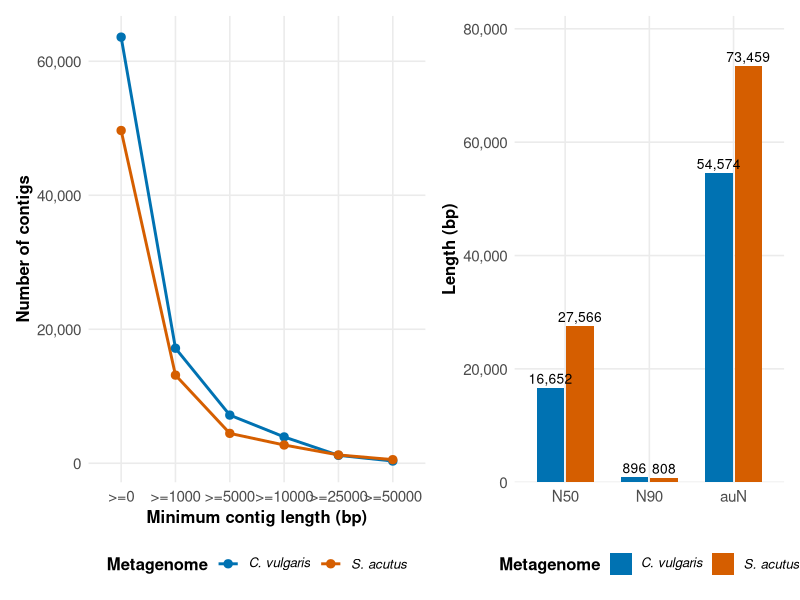
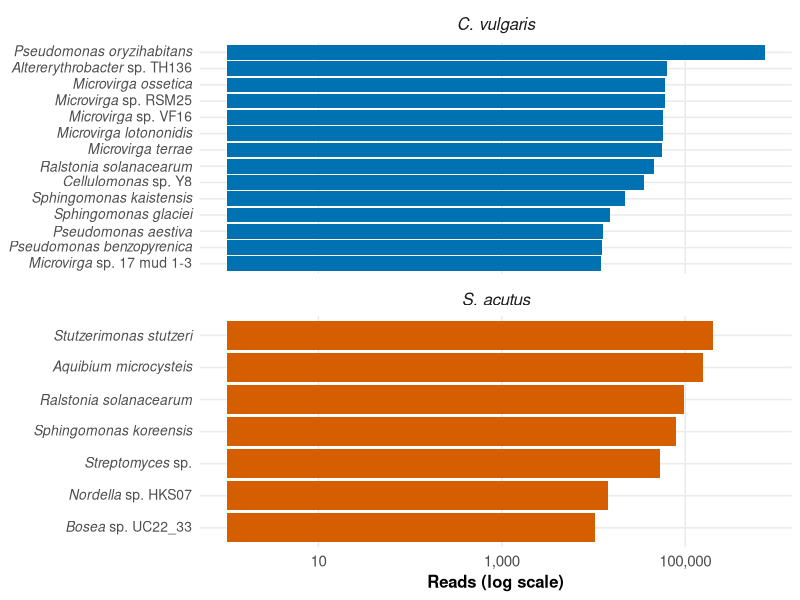
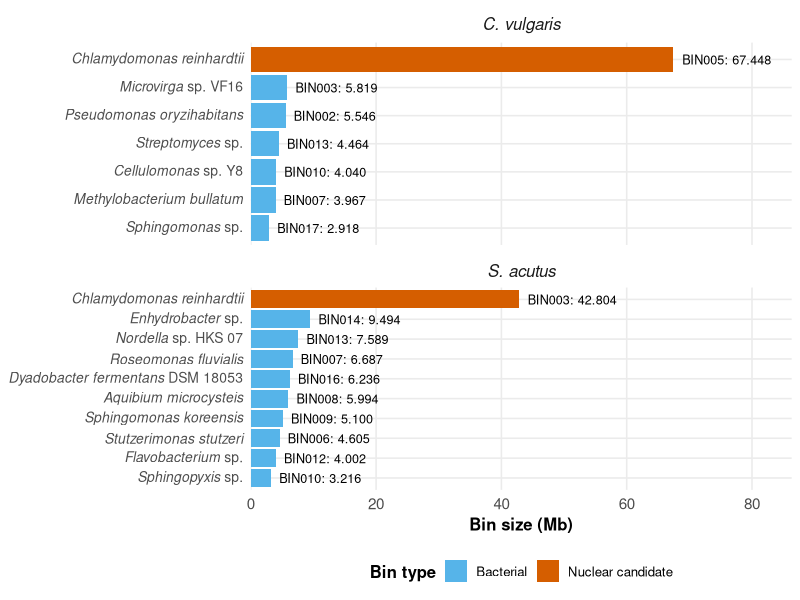
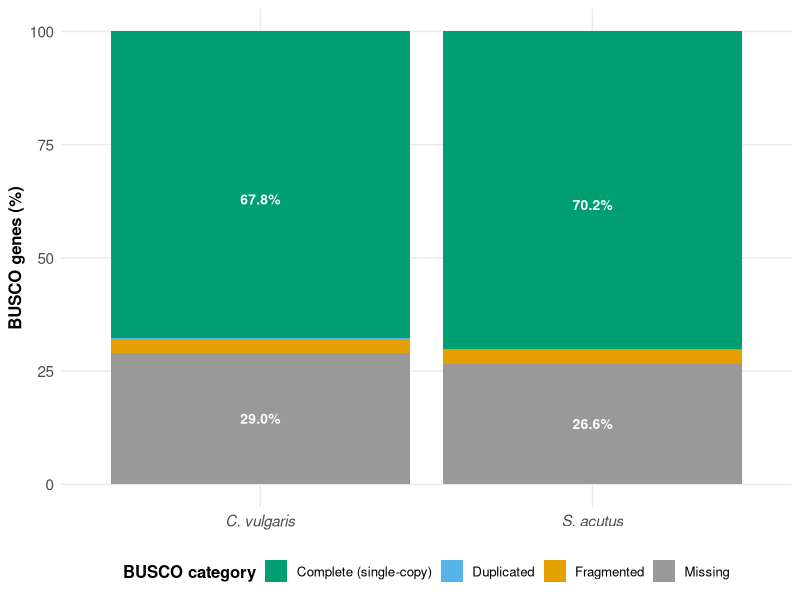
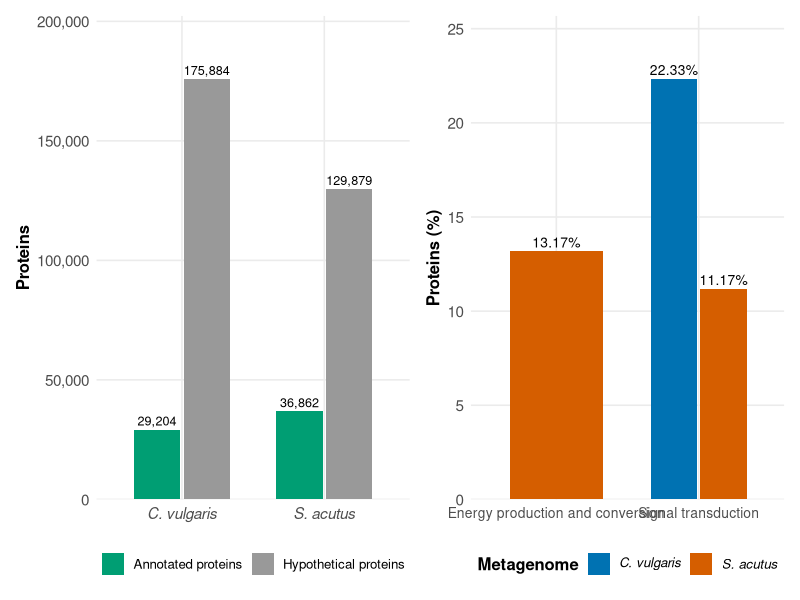
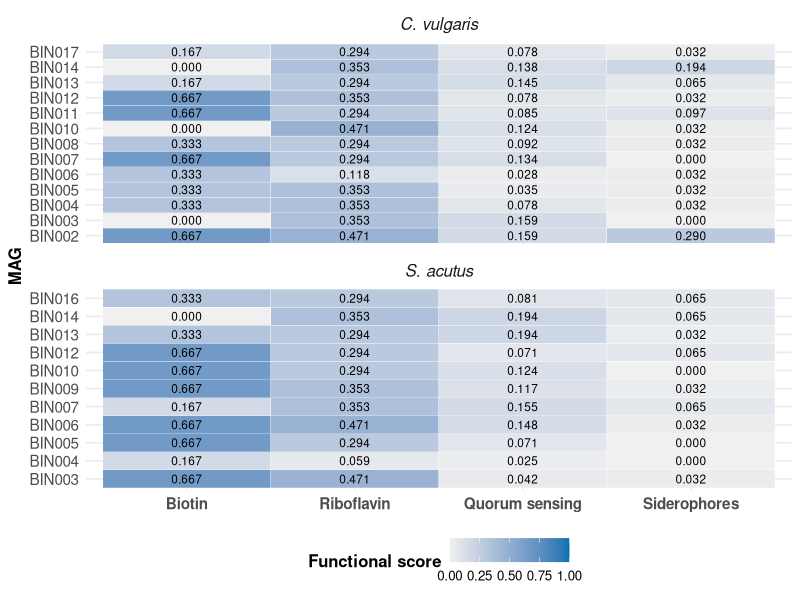
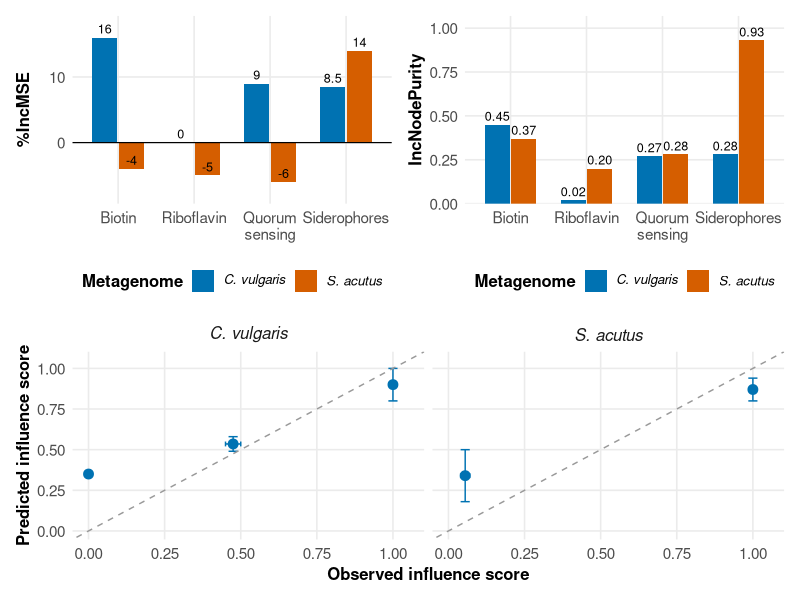
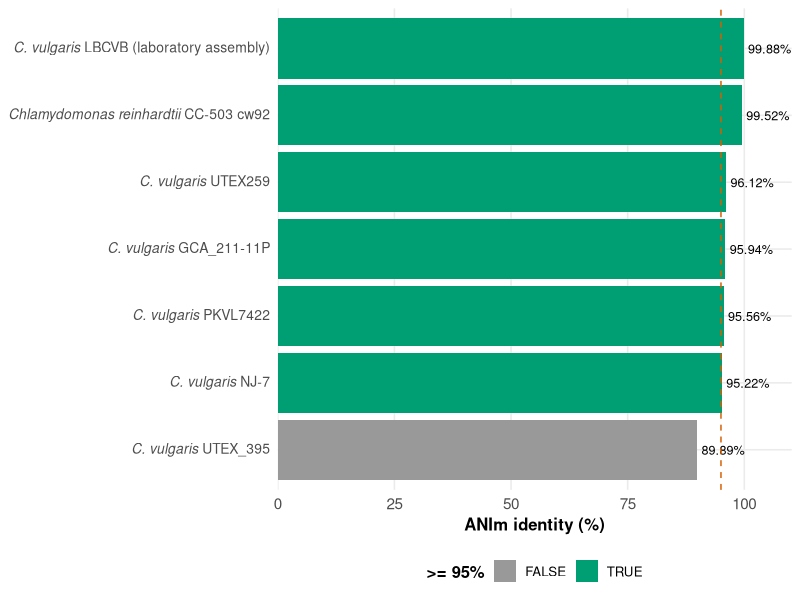

Here is the R script that generated these plots, in order:
# Autor: Dr. José Juan Torres Martínez
# Docente de Ciencias Químicas
# Universidad Autónoma de San Luis Potosí (UASLP)
# México
#
# Material académico para estudiantes
# Serie: Artículo Abner — metagenómica de Chlorella vulgaris y Scenedesmus acutus
#
# Figuras del artículo para Algal Research
# Metagenomic characterization of Chlorella vulgaris and Scenedesmus acutus
# consortia: bacterial metagenome-assembled genomes, shared metabolic pathways
# and machine-learning prioritization of microalga-bacteria interactions
#
# NOTA v1 (2026-11-11): las figuras que genera este script YA ESTÁN GENERADAS
# y se incluyen en el paquete, en la carpeta figuras/ (PNG, 300 dpi).
# Este script es el material de reproducibilidad: permite verificar o
# regenerar esas figuras. NO es una tarea pendiente para nadie.
# Las figuras que faltan (mapas KEGG, redes bipartitas, PCA, heatmaps de
# expresión, Sankey, heatmaps de resistomas, HGT, BUSCO/ANI originales)
# las produce Abner desde los archivos originales; ver
# lista-figuras-para-abner.md.
# NOTA v1.1 (2026-11-11): las etiquetas de metagenoma (facetas, ejes y
# leyendas) pasaron a itálica; las figuras se regeneraron con este script.
#
# Cambios v1: todas las etiquetas en inglés; SIN título ni subtítulo dentro
# de la imagen (el título va en el pie del manuscrito); estética sobria
# apta para revista (paleta compatible con visión de color deficiente,
# tamaños de letra mayores, nombres de género y especie en itálica en los
# ejes). Las etiquetas de los CSV también pasaron a inglés (son etiquetas
# categóricas, no mediciones).
#
# Cambios v1.1 (2026-11-11): los nombres de metagenoma ("C. vulgaris",
# "S. acutus") también van en itálica en los títulos de panel (facetas),
# en los ejes discretos (Figuras 4 y 5A) y en las leyendas (Figuras 1, 5B
# y 7A-7B), con la misma función plotmath etiqueta_metagenoma().
#
# Cambios v1.3 (2026-11-12): Fig. S0 sin O. tauri (7 referencias);
# notas de los CSV limpiadas; llamada deprecada geom_errorbarh
# modernizada a geom_errorbar (ggplot2 4.0), Fig. 7 idéntica.
#
# Qué hace este script
# Genera, a partir de los valores verificados del análisis de
# Abner Martínez-Constantino (FCQ-UASLP, agosto 2026), las figuras que
# se pueden construir en R desde los CSV de esta carpeta:
#   Figura 1 — Comparación de los ensamblajes (contigs por umbral + N50)
#   Figura 2 — Bacterias más representativas por metagenoma (Kraken2)
#   Figura 3 — Tamaño de los bins que pasan el filtro (MAGs + nucleares)
#   Figura 4 — Evaluación BUSCO de los bins nucleares candidatos
#   Figura 5 — Anotación funcional (anotadas vs. hipotéticas + COG)
#   Figura 6 — Matrices de puntuación de funcionalidad (FS) por MAG
#   Figura 7 — Random Forest: importancia de variables + observados vs.
#              predichos (valores de las Figs. 52-55 del análisis)
#   Figura S0 — Identidad ANIm de BIN005 contra el panel de referencia
#
# Notas sobre los datos
# - La Figura 5B solo grafica las dos categorías COG con porcentaje
#   disponible (transducción de señales en ambos metagenomas;
#   producción y conversión de energía solo en S. acutus). El valor de
#   energía de C. vulgaris no está disponible en los datos y no se grafica.
# - La Figura 7 usa los valores de las Figs. 52-55 del análisis.
# - La Figura S0 usa los valores de la Fig. 12 del análisis
#   (7 referencias; el valor anómalo contra O. tauri se excluyó).
# - Los porcentajes de BUSCO fragmentado y duplicado no están etiquetados
#   en la Fig. 10 del análisis; se grafican como 3.0% y 0.3%.

Sys.setlocale("LC_ALL", "C.UTF-8")

library(ggplot2)
library(dplyr)
library(readr)
library(scales)
library(tidyr)
library(patchwork)

# Carpeta del script: los CSV y las figuras viven junto a este archivo.
args <- commandArgs(trailingOnly = FALSE)
archivo <- grep("--file=", args, value = TRUE)
if (length(archivo) > 0) {
  carpeta <- dirname(sub("--file=", "", archivo[1]))
} else {
  carpeta <- getwd()
}
setwd(carpeta)

# Paleta Okabe-Ito (compatible con visión de color deficiente).
okabe <- c(
  "#E69F00", "#56B4E9", "#009E73", "#F0E442",
  "#0072B2", "#D55E00", "#CC79A7", "#999999"
)
col_cv <- "#0072B2"
col_sa <- "#D55E00"

# Tema común: limpio, sin título dentro de la imagen, leyenda abajo,
# títulos de ejes en negrita.
tema_fig <- theme_minimal(base_size = 12) +
  theme(
    legend.position = "bottom",
    legend.title = element_text(face = "bold"),
    axis.title = element_text(face = "bold"),
    axis.text = element_text(size = 11),
    strip.text = element_text(face = "bold", size = 12),
    panel.grid.minor = element_blank()
  )

# Etiquetas de taxón con género y especie en itálica (plotmath).
# "Pseudomonas oryzihabitans" -> italic('Pseudomonas oryzihabitans')
# "Microvirga sp. VF16"       -> italic('Microvirga')~sp.~'VF16'
# "Dyadobacter fermentans DSM 18053" -> italic('Dyadobacter fermentans')~'DSM 18053'
# La función devuelve una CADENA plotmath; etiquetas_taxon() la convierte
# en un vector de expresiones con un solo parse(text = ...) — un list de
# expresiones NO funciona como labels de una escala discreta en ggplot2.
etiqueta_taxon_str <- function(x) {
  partes <- strsplit(x, " ", fixed = TRUE)[[1]]
  genero <- partes[1]
  if (length(partes) == 1) {
    return(sprintf("italic('%s')", genero))
  }
  segundo <- partes[2]
  resto <- if (length(partes) > 2) paste(partes[3:length(partes)], collapse = " ") else ""
  if (segundo == "sp.") {
    expr <- sprintf("italic('%s')~sp.", genero)
    if (nzchar(resto)) expr <- paste0(expr, "~'", resto, "'")
    return(expr)
  }
  if (grepl("^[a-z]", segundo)) {
    expr <- sprintf("italic('%s %s')", genero, segundo)
    if (nzchar(resto)) expr <- paste0(expr, "~'", resto, "'")
    return(expr)
  }
  paste0(sprintf("italic('%s')", genero), "~'",
         paste(partes[2:length(partes)], collapse = " "), "'")
}
etiquetas_taxon <- function(v) parse(text = vapply(v, etiqueta_taxon_str, character(1)))

# Etiquetas de metagenoma con la especie en itálica (plotmath).
# Se usa en ejes discretos (Figuras 4 y 5A), en leyendas (Figuras 1, 5B
# y 7A-7B) y en los títulos de panel (Figuras 2, 3, 6 y 7C).
etiqueta_metagenoma <- function(v) {
  parse(text = vapply(v, function(x) {
    if (x == "C. vulgaris") "italic('C. vulgaris')"
    else if (x == "S. acutus") "italic('S. acutus')"
    else x
  }, character(1)))
}
labeller_metagenoma <- as_labeller(
  c("C. vulgaris" = "italic('C. vulgaris')", "S. acutus" = "italic('S. acutus')"),
  default = label_parsed)

# Etiquetas del panel ANI (Figura S0): cadena plotmath por referencia.
etiqueta_ani_str <- function(lbl) {
  if (grepl("reinhardtii", lbl)) return("italic('Chlamydomonas reinhardtii')~'CC-503 cw92'")
  if (grepl("tauri", lbl)) return("italic('Ostreococcus tauri')~'RCC4221'")
  if (grepl("LBCVB", lbl)) return("italic('C. vulgaris')~'LBCVB'~'(laboratory assembly)'")
  if (grepl("UTEX259", lbl)) return("italic('C. vulgaris')~'UTEX259'")
  if (grepl("NJ-7", lbl)) return("italic('C. vulgaris')~'NJ-7'")
  if (grepl("PKVL7422", lbl)) return("italic('C. vulgaris')~'PKVL7422'")
  if (grepl("GCA_211-11P", lbl)) return("italic('C. vulgaris')~'GCA_211-11P'")
  if (grepl("UTEX_395", lbl)) return("italic('C. vulgaris')~'UTEX_395'")
  lbl
}

# ---------------------------------------------------------------------------
# Figura 1 — Comparación de los ensamblajes
# ---------------------------------------------------------------------------
ens <- read_csv("datos_ensamblaje.csv", show_col_types = FALSE)
met <- read_csv("datos_metricas_ensamblaje.csv", show_col_types = FALSE)

ens$metagenome <- factor(ens$metagenome, levels = c("C. vulgaris", "S. acutus"))
ens$umbral <- factor(paste0(">=", ens$threshold_bp),
                     levels = c(">=0", ">=1000", ">=5000", ">=10000", ">=25000", ">=50000"))
p1a <- ggplot(ens, aes(x = umbral, y = contigs, color = metagenome, group = metagenome)) +
  geom_line(linewidth = 1) +
  geom_point(size = 2.5) +
  scale_y_continuous(labels = label_comma()) +
  scale_color_manual(values = c("C. vulgaris" = col_cv, "S. acutus" = col_sa),
                     labels = etiqueta_metagenoma) +
  labs(x = "Minimum contig length (bp)", y = "Number of contigs", color = "Metagenome") +
  tema_fig

n50 <- met %>% filter(metric %in% c("N50", "N90", "auN"))
n50$metric <- factor(n50$metric, levels = c("N50", "N90", "auN"))
n50$metagenome <- factor(n50$metagenome, levels = c("C. vulgaris", "S. acutus"))
p1b <- ggplot(n50, aes(x = metric, y = value, fill = metagenome)) +
  geom_col(position = position_dodge(width = 0.7), width = 0.65) +
  geom_text(aes(label = comma(value)), position = position_dodge(width = 0.7),
            vjust = -0.4, size = 3.5) +
  scale_y_continuous(labels = label_comma(), expand = expansion(mult = c(0, 0.12))) +
  scale_fill_manual(values = c("C. vulgaris" = col_cv, "S. acutus" = col_sa),
                    labels = etiqueta_metagenoma) +
  labs(x = NULL, y = "Length (bp)", fill = "Metagenome") +
  tema_fig

fig1 <- p1a + p1b + plot_layout(ncol = 2, widths = c(1.25, 1))
ggsave("figura1_ensamblaje.png", fig1, width = 10, height = 4.5, dpi = 300, bg = "white")

# ---------------------------------------------------------------------------
# Figura 2 — Bacterias más representativas (Kraken2, lecturas)
# ---------------------------------------------------------------------------
tax <- read_csv("datos_taxonomia.csv", show_col_types = FALSE)
tax$metagenome <- factor(tax$metagenome, levels = c("C. vulgaris", "S. acutus"))
# reorder() es global: un taxón presente en ambos metagenomas
# (Ralstonia solanacearum) quedaría mal ordenado en cada panel.
# Se usa un factor con prefijo de metagenoma para ordenar dentro de cada panel.
tax <- tax %>%
  arrange(metagenome, reads) %>%
  mutate(taxon_f = factor(paste(metagenome, taxon, sep = "___"),
                          levels = paste(metagenome, taxon, sep = "___")))
etiquetas_taxon_prefijo <- function(v) {
  parse(text = vapply(v, function(lbl) {
    etiqueta_taxon_str(sub("^.*___", "", lbl))
  }, character(1)))
}

p2 <- ggplot(tax, aes(x = reads, y = taxon_f, fill = metagenome)) +
  geom_col() +
  facet_wrap(~metagenome, scales = "free_y", ncol = 1, labeller = labeller_metagenoma) +
  scale_x_continuous(trans = "log10", labels = label_comma()) +
  scale_y_discrete(labels = etiquetas_taxon_prefijo) +
  scale_fill_manual(values = c("C. vulgaris" = col_cv, "S. acutus" = col_sa)) +
  labs(x = "Reads (log scale)", y = NULL, fill = "Metagenome") +
  tema_fig +
  theme(legend.position = "none", axis.text.y = element_text(size = 10))
ggsave("figura2_taxonomia.png", p2, width = 9, height = 8, dpi = 300, bg = "white")

# ---------------------------------------------------------------------------
# Figura 3 — Tamaño de los bins que pasan el filtro
# ---------------------------------------------------------------------------
mags <- read_csv("datos_mags.csv", show_col_types = FALSE)
mags$metagenome <- factor(mags$metagenome, levels = c("C. vulgaris", "S. acutus"))
mags$tipo <- factor(ifelse(mags$type == "nuclear candidate",
                           "Nuclear candidate", "Bacterial"),
                    levels = c("Bacterial", "Nuclear candidate"))
mags <- mags %>%
  arrange(metagenome, size_Mb) %>%
  mutate(taxon_f = factor(paste(metagenome, taxon, sep = "___"),
                          levels = paste(metagenome, taxon, sep = "___")))

p3 <- ggplot(mags, aes(x = size_Mb, y = taxon_f, fill = tipo)) +
  geom_col() +
  geom_text(aes(label = paste0(bin, ": ", sprintf("%.3f", size_Mb))), hjust = -0.1, size = 3.2) +
  facet_wrap(~metagenome, scales = "free_y", ncol = 1, labeller = labeller_metagenoma) +
  scale_x_continuous(expand = expansion(mult = c(0, 0.28))) +
  scale_y_discrete(labels = etiquetas_taxon_prefijo) +
  scale_fill_manual(values = c("Bacterial" = "#56B4E9", "Nuclear candidate" = "#D55E00")) +
  labs(x = "Bin size (Mb)", y = NULL, fill = "Bin type") +
  tema_fig +
  theme(axis.text.y = element_text(size = 10))
ggsave("figura3_mags.png", p3, width = 10, height = 8, dpi = 300, bg = "white")

# ---------------------------------------------------------------------------
# Figura 4 — BUSCO de los bins nucleares candidatos
# ---------------------------------------------------------------------------
busco <- read_csv("datos_busco.csv", show_col_types = FALSE)
busco$metagenome <- factor(busco$metagenome, levels = c("C. vulgaris", "S. acutus"))
busco$category <- factor(busco$category,
  levels = c("Complete (single-copy)", "Duplicated", "Fragmented", "Missing"))
p4 <- ggplot(busco, aes(x = metagenome, y = percent, fill = category)) +
  geom_col() +
  geom_text(data = function(d) d[d$percent >= 5, ],
            aes(label = sprintf("%.1f%%", percent)),
            position = position_stack(vjust = 0.5), size = 3.5, color = "white",
            fontface = "bold") +
  scale_fill_manual(values = c("Complete (single-copy)" = "#009E73",
                                "Duplicated" = "#56B4E9",
                                "Fragmented" = "#E69F00",
                                "Missing" = "#999999")) +
  scale_x_discrete(labels = etiqueta_metagenoma) +
  labs(x = NULL, y = "BUSCO genes (%)", fill = "BUSCO category") +
  tema_fig
ggsave("figura4_busco.png", p4, width = 7, height = 5, dpi = 300, bg = "white")

# ---------------------------------------------------------------------------
# Figura 5 — Anotación funcional (A) y COG (B)
# ---------------------------------------------------------------------------
anot <- read_csv("datos_anotacion.csv", show_col_types = FALSE)
anot$metagenome <- factor(anot$metagenome, levels = c("C. vulgaris", "S. acutus"))
anot$category <- factor(anot$category,
  levels = c("Annotated proteins", "Hypothetical proteins"))
p5a <- ggplot(anot, aes(x = metagenome, y = count, fill = category)) +
  geom_col(position = position_dodge(width = 0.7), width = 0.65) +
  geom_text(aes(label = comma(count)), position = position_dodge(width = 0.7),
            vjust = -0.4, size = 3.2) +
  scale_y_continuous(labels = label_comma(), expand = expansion(mult = c(0, 0.15))) +
  scale_x_discrete(labels = etiqueta_metagenoma) +
  scale_fill_manual(values = c("Annotated proteins" = "#009E73",
                                "Hypothetical proteins" = "#999999")) +
  labs(x = NULL, y = "Proteins", fill = NULL) +
  tema_fig

cog <- read_csv("datos_cog.csv", show_col_types = FALSE)
cog <- cog %>% filter(reported == "yes")
cog$metagenome <- factor(cog$metagenome, levels = c("C. vulgaris", "S. acutus"))
p5b <- ggplot(cog, aes(x = cog_category, y = percent, fill = metagenome)) +
  geom_col(position = position_dodge(width = 0.7), width = 0.65) +
  geom_text(aes(label = sprintf("%.2f%%", percent)),
            position = position_dodge(width = 0.7), vjust = -0.4, size = 3.5) +
  scale_y_continuous(expand = expansion(mult = c(0, 0.15))) +
  scale_fill_manual(values = c("C. vulgaris" = col_cv, "S. acutus" = col_sa),
                    labels = etiqueta_metagenoma) +
  labs(x = NULL, y = "Proteins (%)", fill = "Metagenome") +
  tema_fig +
  theme(axis.text.x = element_text(size = 10))

fig5 <- p5a + p5b + plot_layout(ncol = 2, widths = c(1, 1))
ggsave("figura5_anotacion_cog.png", fig5, width = 11, height = 4.5, dpi = 300, bg = "white")

# ---------------------------------------------------------------------------
# Figura 6 — Matrices de puntuación de funcionalidad (FS)
# ---------------------------------------------------------------------------
fs <- read_csv("datos_fs.csv", show_col_types = FALSE)
fs$metagenome <- factor(fs$metagenome, levels = c("C. vulgaris", "S. acutus"))
fs_largo <- fs %>%
  pivot_longer(cols = c(biotin, riboflavin, quorum_sensing, siderophores),
               names_to = "pathway", values_to = "fs")
fs_largo$pathway <- factor(fs_largo$pathway,
  levels = c("biotin", "riboflavin", "quorum_sensing", "siderophores"),
  labels = c("Biotin", "Riboflavin", "Quorum sensing", "Siderophores"))

p6 <- ggplot(fs_largo, aes(x = pathway, y = mag, fill = fs)) +
  geom_tile(color = "white") +
  geom_text(aes(label = sprintf("%.3f", fs)), size = 3) +
  facet_wrap(~metagenome, ncol = 1, scales = "free_y", labeller = labeller_metagenoma) +
  scale_fill_gradient(low = "#F0F0F0", high = "#0072B2", limits = c(0, 1),
                      name = "Functional score") +
  labs(x = NULL, y = "MAG") +
  tema_fig +
  theme(axis.text.x = element_text(size = 11, face = "bold"))
ggsave("figura6_fs.png", p6, width = 8, height = 9, dpi = 300, bg = "white")

# ---------------------------------------------------------------------------
# Figura 7 — Random Forest (valores APROXIMADOS leídos de las figuras)
# ---------------------------------------------------------------------------
rf <- read_csv("datos_rf_importancia.csv", show_col_types = FALSE)
rf$metagenome <- factor(rf$metagenome, levels = c("C. vulgaris", "S. acutus"))
rf$pathway <- factor(rf$pathway,
  levels = c("Biotin", "Riboflavin", "Quorum sensing", "Siderophores"))

p7a <- ggplot(rf, aes(x = pathway, y = inc_mse, fill = metagenome)) +
  scale_x_discrete(labels = c("Biotin", "Riboflavin", "Quorum\nsensing", "Siderophores")) +
  geom_col(position = position_dodge(width = 0.7), width = 0.65) +
  geom_hline(yintercept = 0, color = "black", linewidth = 0.4) +
  geom_text(aes(label = inc_mse), position = position_dodge(width = 0.7),
            vjust = -0.4, size = 3.2) +
  scale_y_continuous(expand = expansion(mult = c(0.15, 0.15))) +
  scale_fill_manual(values = c("C. vulgaris" = col_cv, "S. acutus" = col_sa),
                    labels = etiqueta_metagenoma) +
  labs(x = NULL, y = "%IncMSE", fill = "Metagenome") +
  tema_fig

p7b <- ggplot(rf, aes(x = pathway, y = inc_node_purity, fill = metagenome)) +
  scale_x_discrete(labels = c("Biotin", "Riboflavin", "Quorum\nsensing", "Siderophores")) +
  geom_col(position = position_dodge(width = 0.7), width = 0.65) +
  geom_text(aes(label = sprintf("%.2f", inc_node_purity)),
            position = position_dodge(width = 0.7), vjust = -0.4, size = 3.2) +
  scale_y_continuous(expand = expansion(mult = c(0, 0.15))) +
  scale_fill_manual(values = c("C. vulgaris" = col_cv, "S. acutus" = col_sa),
                    labels = etiqueta_metagenoma) +
  labs(x = NULL, y = "IncNodePurity", fill = "Metagenome") +
  tema_fig

pred <- read_csv("datos_rf_predicho.csv", show_col_types = FALSE)
pred$metagenome <- factor(pred$metagenome, levels = c("C. vulgaris", "S. acutus"))
p7c <- ggplot(pred, aes(x = (observed_low + observed_high) / 2,
                        y = (predicted_low + predicted_high) / 2)) +
  geom_errorbar(aes(ymin = predicted_low, ymax = predicted_high),
                width = 0.03, color = "#0072B2") +
  geom_errorbar(aes(xmin = observed_low, xmax = observed_high),
                  orientation = "y", width = 0.03, color = "#0072B2") +
  geom_point(size = 3, color = "#0072B2") +
  geom_abline(slope = 1, intercept = 0, linetype = "dashed", color = "#999999") +
  facet_wrap(~metagenome, ncol = 2, labeller = labeller_metagenoma) +
  coord_cartesian(xlim = c(0, 1.05), ylim = c(0, 1.05)) +
  labs(x = "Observed influence score", y = "Predicted influence score") +
  tema_fig

fig7 <- (p7a + p7b) / p7c + plot_layout(heights = c(1, 1))
ggsave("figura7_random_forest.png", fig7, width = 10, height = 8, dpi = 300, bg = "white")

# ---------------------------------------------------------------------------
# Figura S0 — Identidad ANIm de BIN005 (valores de la Fig. 12 del análisis)
# ---------------------------------------------------------------------------
ani <- read_csv("datos_ani.csv", show_col_types = FALSE)
ani <- ani %>% arrange(desc(ani_percent))
pS0 <- ggplot(ani, aes(x = ani_percent,
                       y = reorder(reference, ani_percent),
                       fill = ani_percent >= 95)) +
  geom_col() +
  geom_text(aes(label = sprintf("%.2f%%", ani_percent)), hjust = -0.1, size = 3.2) +
  geom_vline(xintercept = 95, linetype = "dashed", color = "#D55E00") +
  scale_x_continuous(limits = c(0, 108), expand = expansion(mult = c(0, 0.02))) +
  scale_y_discrete(labels = function(v) parse(text = vapply(v, etiqueta_ani_str, character(1)))) +
  scale_fill_manual(values = c("TRUE" = "#009E73", "FALSE" = "#999999")) +
  labs(x = "ANIm identity (%)", y = NULL, fill = ">= 95%") +
  tema_fig +
  theme(legend.position = "bottom", axis.text.y = element_text(size = 10))
ggsave("figuraS0_ani.png", pS0, width = 9, height = 5.5, dpi = 300, bg = "white")

message("Figuras generadas: figura1_ensamblaje.png, figura2_taxonomia.png, ",
        "figura3_mags.png, figura4_busco.png, figura5_anotacion_cog.png, ",
        "figura6_fs.png, figura7_random_forest.png, figuraS0_ani.png")
